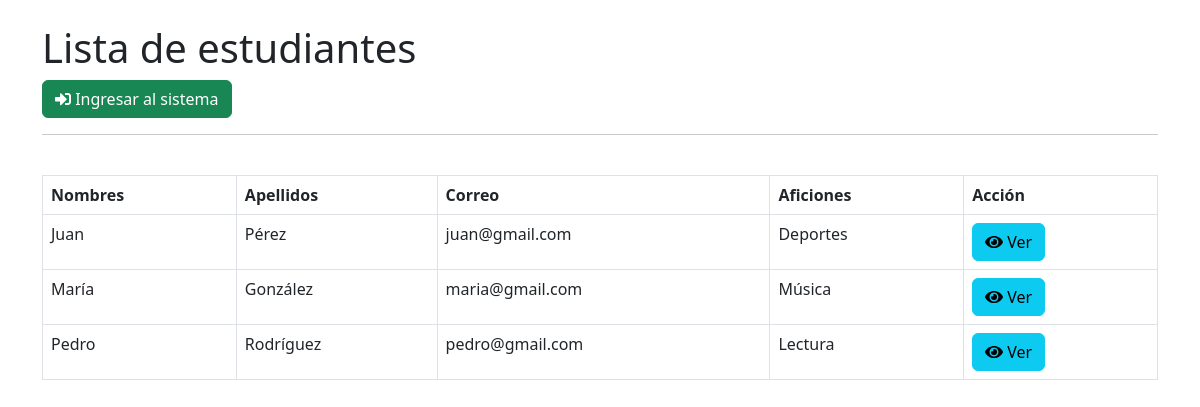
The page / on the database its author committed.
### tables this page shows
CREATE TABLE ALUMNO (
    id_alumno INT AUTO_INCREMENT PRIMARY KEY,
    nombres VARCHAR(50),
    apellidos VARCHAR(50),
    correo VARCHAR(30),
    aficiones VARCHAR(100),
    id_usuario INT,
    FOREIGN KEY (id_usuario) REFERENCES USUARIO(id_usuario) ON DELETE CASCADE
);

### index.php (the view, shortened to what this page needs)
<?php
require_once "db.php";
?>
<html>
<head>
<?php include 'head.php'; ?>
</head><body>
<div class="container">
<h1 class="mt-4">Lista de estudiantes</h1>
<?php
if (isset($_SESSION['id_usuario'])) {
    echo '<a class="btn btn-danger" href="logout.php"><i class="fas fa-sign-out-alt"></i> Salir</a>';
} else {
    echo '<a class="btn btn-success" href="login.php"><i class="fas fa-sign-in-alt"></i> Ingresar al sistema</a>';
}
?>
<hr>
<div class="table-responsive">
<table class="table table-bordered mt-4">
            <thead>
                <tr>
                    <th>Nombres</th>
                    <th>Apellidos</th>
                    <th>Correo</th>
                    <th>Aficiones</th>
                    <th>Acción</th>
                </tr>
            </thead>
            <tbody>
<?php
$stmt = $pdo->query("SELECT id_alumno, nombres, apellidos, correo, aficiones FROM alumno");
while ( $row = $stmt->fetch(PDO::FETCH_ASSOC) ) {
    echo "<tr><td>";
    echo(($row['nombres']));
	echo "</td><td>";
    echo(($row['apellidos']));
    echo("</td><td>");
    echo(($row['correo']));
    echo("</td><td>");
    echo(($row['aficiones']));
    echo("</td><td>");
	echo '<a class="btn btn-info" href="ver.php?id_alumno=' . $row['id_alumno'] . '"><i class="fas fa-eye"></i> Ver</a> ';
	echo("</td></tr>\n");
}
?>
</tbody>
</table>
</div>
</div>

### head.php (shortened to what this page needs)
<link rel="stylesheet" href="https://cdn.jsdelivr.net/npm/bootstrap@5.3.0/dist/css/bootstrap.min.css">
<link rel="stylesheet" href="https://code.jquery.com/ui/1.12.1/themes/ui-lightness/jquery-ui.css">

### rows shown on the page
alumno: nombres "Juan", apellidos "Pérez", correo "juan@gmail.com", aficiones "Deportes"
alumno: nombres "María", apellidos "González", correo "maria@gmail.com", aficiones "Música"
alumno: nombres "Pedro", apellidos "Rodríguez", correo "pedro@gmail.com", aficiones "Lectura"
